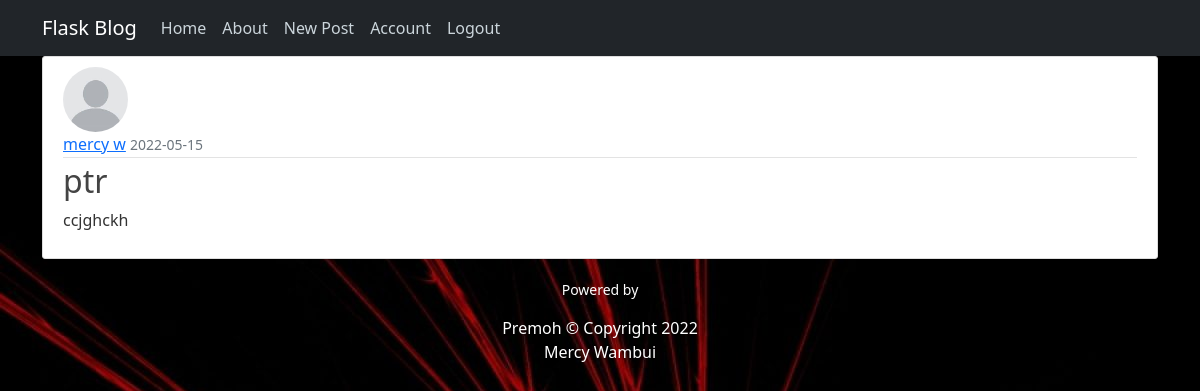
The app's page /post/3 (signed in), older data.
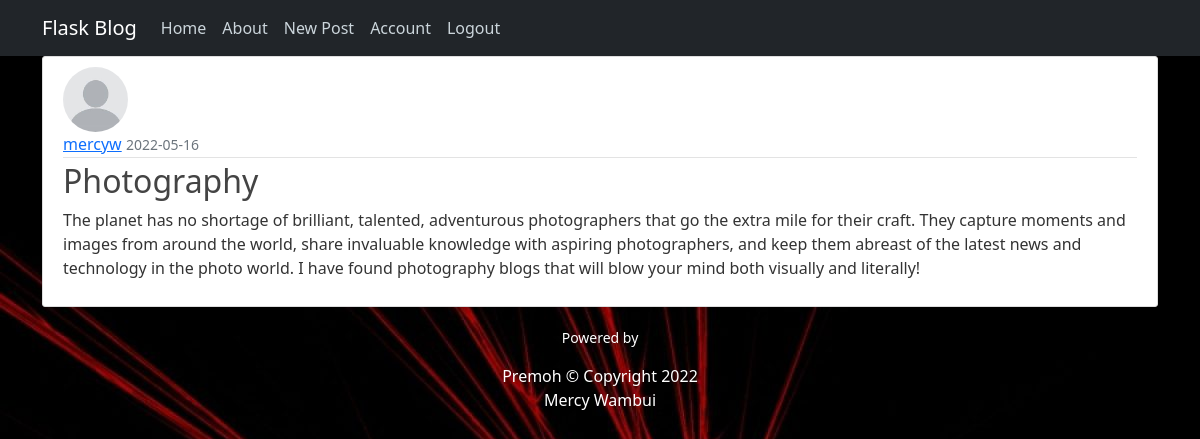
The same page, newer data.
### app/models.py (models this page shows, shortened)
class User(UserMixin ,db.Model):
   id = db.Column(db.Integer, primary_key=True)
   username = db.Column(db.String(80), unique=True, nullable=False)
   email = db.Column(db.String(150), unique=True, nullable=False)
   bio = db.Column(db.String(255))
   avatar = db.Column(db.String(80),nullable = False, default ='default.jpg')
   password =db.Column(db.String(255),nullable =False)
   posts = db.relationship('Post', backref='author', lazy='dynamic')

class Post(db.Model):
    id = db.Column(db.Integer, primary_key = True)
    title = db.Column(db.String(255),nullable = False)
    content =db.Column(db.Text(255),nullable = False)
    user_id = db.Column(db.Integer, db.ForeignKey('user.id'),nullable =False)
    date_posted = db.Column(db.DateTime, default = datetime.utcnow)

### app/views.py (the view)
@app.route('/post/<int:post_id>')
@login_required
def post(post_id):
    post = Post.query.get_or_404(post_id)
    return render_template('post.html', title=post.title, post=post, legend='New post')

### app/models.py (called while the page is built)
@login_manager.user_loader
def load_user(user_id):
    return User.query.get(int(user_id))

### app/templates/post.html (shortened to what this page needs)
{% extends 'base.html'%}
{% block content%}
   <article class="media content-section">
      <img class="rounded-circle article-img" src="{{url_for('static',filename='photos/'+ post.author.avatar)}}" alt="">
        <div class="media-body">
          <div class="article-metadata">
            <a class="mr-2" href="{{url_for('account')}}">{{ post.author.username }}</a>
            <small class="text-muted">{{ post.date_posted.strftime('%Y-%m-%d') }}</small>
          </div>
          <h2 class="article.title">{{ post.title }}</h2>
          <p class="article-content">{{ post.content }}</p>
        </div>
      </article>
{% endblock %}

### app/templates/base.html (shortened to what this page needs)
<!DOCTYPE html>
<html lang="en">
<head>
    <link href="https://cdn.jsdelivr.net/npm/bootstrap@5.0.2/dist/css/bootstrap.min.css" rel="stylesheet">
    <link rel="stylesheet" type="text/css" href="{{url_for('static' ,filename='css/main.css')}}">
</head>
<body style="background-image: url('../static/photos/bg.jpg');">
    {% block navbar %}
      {% include 'navbar.html' %}
    {% endblock %}
    <div class="container">
        <div class="row">
            <div class="col">
            {% block content%}
            {% endblock %}
            <footer  id="footer" style="text-align: center;margin-top: 10px;color: white;">
                <p class="small" >
                     Powered by
                     <p>Premoh  © Copyright 2022
                         <br>
                         Mercy Wambui
                     </p>
                </p>
            </footer>
            </div>
       </div>
    </div>
</body>
</html>

### app/templates/navbar.html (shortened to what this page needs)
<header class="site-header">
    <nav class="navbar navbar-expand-md navbar-dark bg-dark ">
      <div class="container">
        <a class="navbar-brand mr-4" href="/">Flask Blog</a>
        <div class="collapse navbar-collapse" id="navie">
          <div class="navbar-nav mr-auto">
            <a class="nav-item nav-link" href="{{url_for('home')}}">Home</a>
            <a class="nav-item nav-link" href="{{url_for('about')}}">About</a>
          </div>
          <div class="navbar-nav">
            {% if current_user.is_authenticated%}
            <a class="nav-item nav-link" href="{{url_for('new_post')}}">New Post</a>
            <a class="nav-item nav-link" href="{{url_for('account')}}">Account</a>
            <a class="nav-item nav-link" href="{{url_for('logout')}}">Logout</a>
            {% else%}
            <a class="nav-item nav-link" href="{{url_for('login')}}">Login</a>
            <a class="nav-item nav-link" href="{{url_for('register')}}">Register</a>
            {% endif%}
          </div>
        </div>
      </div>
    </nav>
  </header>

### app/static/css/main.css (style rules this page uses)
body { color: #333333; }
h1, h2, h3, h4, h5, h6 { color: #444444; }
.site-header .navbar-nav .nav-link { color: #cbd5db; }
.content-section { background: #ffffff; padding: 10px 20px; border: 1px solid #dddddd; border-radius: 3px; margin-bottom: 20px; }
.article-content { white-space: pre-line; }
.article-img { height: 65px; width: 65px; margin-right: 16px; }
.article-metadata { padding-bottom: 1px; margin-bottom: 4px; border-bottom: 1px solid #e3e3e3 }

Row changes from the older to the newer data that the page shows:
changed User: author.username "mercy w" → "mercyw"
changed Post: date_posted "2022-05-15" → "2022-05-16"; title "ptr" → "Photography"; content "ccjghckh" → "The planet has no shortage of brilliant, talented, adventurous photographers that go the extra mile for their craft. They capture moments and images from around the world, share invaluable knowledge with aspiring photographers, and keep them abreast of the latest news and technology in the photo world. I have found photography blogs that will blow your mind both visually and literally!"
